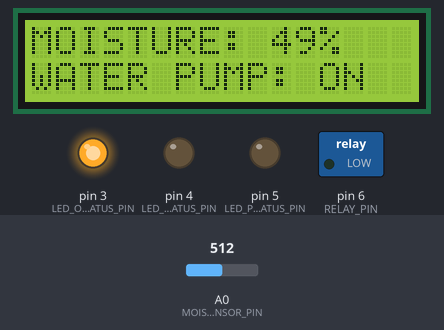
Simulated run of this sketch. Board: Arduino Uno, built with avr-gcc and run on an emulated ATmega328P. On the bench: 16×2 character LCD, switched loads named in the sketch (green lamp = pin HIGH), output pins drawn as LEDs (lit = HIGH). The inputs (shaded band) are chosen by the test bench; at power-on: A0 (MOISTURE_SENSOR_PIN) = 512. Pins used as bus, display or sensor lines are not drawn; what the sketch prints to the serial monitor is not drawn.

Above: at 3.2 s.
3.3 s: A0 (MOISTURE_SENSOR_PIN) set to 492
At 4.3 s:
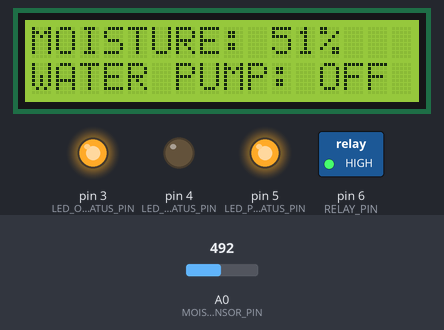
5.0 s: A0 (MOISTURE_SENSOR_PIN) set to 411
At 6.1 s:
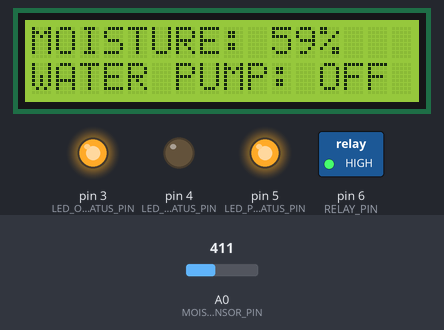
6.6 s: A0 (MOISTURE_SENSOR_PIN) set to 383
At 8.0 s:
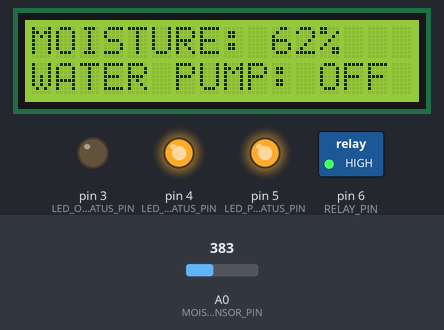
8.3 s: A0 (MOISTURE_SENSOR_PIN) set to 11
At 9.7 s:
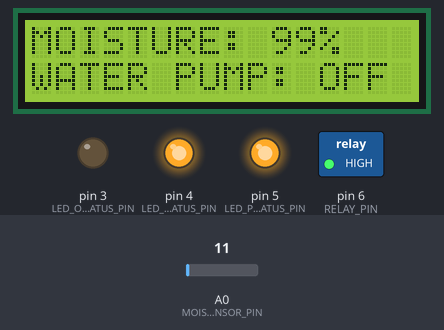
11.3 s: A0 (MOISTURE_SENSOR_PIN) set to 8
At 11.9 s:
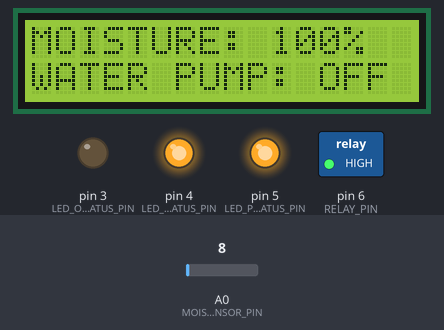
Timing chart, 0 to 14.0 s (numbered marks = the images above; inputs shaded):
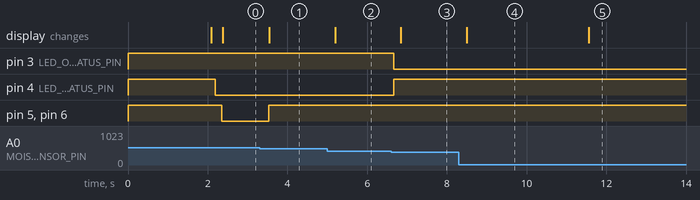

Measured:
- the behaviour switches between 500 and 499 on A0 (MOISTURE_SENSOR_PIN) (found by bisection; images 0 and 1)
- the behaviour switches between 400 and 399 on A0 (MOISTURE_SENSOR_PIN) (found by bisection; images 2 and 3)
- after the input at 3.3 s, pin 5 (LED_PUMP_STATUS_PIN), pin 6 (RELAY_PIN): LOW → HIGH after 0.23 s; the display: changes after 0.25 s (image 1)
- after the input at 5.0 s, the display: changes after 0.20 s (image 2)
- after the input at 6.6 s, pin 3 (LED_OK_STATUS_PIN): HIGH → LOW after 0.06 s; pin 4 (LED_WARNING_STATUS_PIN): LOW → HIGH after 0.06 s; the display: changes after 0.25 s (image 3)
- after the input at 8.3 s, the display: changes after 0.20 s (image 4)
- after the input at 11.3 s, the display: changes after 0.26 s (image 5)

The sketch:

waterpump-project.ino
```cpp
#include "Pins.h"
#include "LCD.h"
#include "Concurrent.h"

void setup()
{
  pinMode(MOISTURE_SENSOR_POWER_PIN, OUTPUT);
  pinMode(RELAY_PIN, OUTPUT);
  pinMode(LED_PUMP_STATUS_PIN, OUTPUT);
  pinMode(LED_WARNING_STATUS_PIN, OUTPUT);
  pinMode(LED_OK_STATUS_PIN, OUTPUT);

  digitalWrite(MOISTURE_SENSOR_POWER_PIN, LOW);

  // Use HIGH to turn off since Digital Pins are active low
  digitalWrite(RELAY_PIN, HIGH);
  digitalWrite(LED_PUMP_STATUS_PIN, HIGH);
  digitalWrite(LED_WARNING_STATUS_PIN, HIGH);
  digitalWrite(LED_OK_STATUS_PIN, HIGH);

  Serial.begin(115200);

  // Initialize LCD
  lcd.init();
  lcd.backlight();

  // Print a message to the LCD.
  lcd.setCursor(4, 0);
  lcd.print("MOISTURE");
  lcd.setCursor(3, 1);
  lcd.print("WATCHER V1");
  delay(2000);

  lcd.clear();
}

void loop()
{
  getMoistureData();
}

void getMoistureData()
{
  int moisture = sensorData();
  int moisturePercentage = 100 - (moisture / 10);

  Serial.println("SOIL MOISTURE: " + String(moisture) + " | " + String(moisturePercentage) + "%");

  moistureStatus(moisturePercentage);
  pumpRunner(moisturePercentage);
  ledStatus(moisturePercentage);
}

int sensorData() {
  digitalWrite(MOISTURE_SENSOR_POWER_PIN, HIGH);  // Turn the sensor ON
  delay(50);                                      // Allow power to settle

  int moisture = analogRead(MOISTURE_SENSOR_PIN); // Read the analog value form sensor

  digitalWrite(MOISTURE_SENSOR_POWER_PIN, LOW);   // Turn the sensor OFF

  return moisture;
}

void moistureStatus(int moisturePercentage) {
  concurrent(200, [moisturePercentage]() {
    lcd.setCursor(0, 0);
    lcd.print("MOISTURE: ");
    lcd.setCursor(10, 0);
    lcd.print("    ");
    lcd.setCursor(10, 0);

    // Display the moisture value using a percentage.
    // The smaller the moisture value, the wetter the soil.
    // If the moisture value is 0, then display 100%, vice versa.
    lcd.print(String(moisturePercentage) + "%");
  });
}

void pumpRunner(int moisturePercentage) {
  concurrent(200, [moisturePercentage]() {
    if (moisturePercentage <= 50) {
      digitalWrite(RELAY_PIN, LOW);
      digitalWrite(LED_PUMP_STATUS_PIN, LOW);
      lcd.setCursor(0, 1);
      lcd.print("WATER PUMP: ON ");
    } else {
      digitalWrite(RELAY_PIN, HIGH);
      digitalWrite(LED_PUMP_STATUS_PIN, HIGH);
      lcd.setCursor(0, 1);
      lcd.print("WATER PUMP: OFF");
    }
  });
}

void ledStatus(int moisturePercentage) {
  concurrent(50, [moisturePercentage]() {
    if (moisturePercentage <= 60) {
      digitalWrite(LED_OK_STATUS_PIN, HIGH);
      digitalWrite(LED_WARNING_STATUS_PIN, LOW);
    } else {
      digitalWrite(LED_OK_STATUS_PIN, LOW);
      digitalWrite(LED_WARNING_STATUS_PIN, HIGH);
    }
  });
}
```

Concurrent.h
```cpp
template <typename Func, typename... Args>

// Make a function concurrent
// Function will be executed every interval (in milliseconds)
void concurrent(unsigned long interval, Func function, Args... args) {
  static unsigned long currentTime = millis();
  if (millis() - currentTime >= interval) {
    currentTime = millis();
    function(args...);
  }
}
```

Pins.h
```cpp
#define MOISTURE_SENSOR_PIN A0
#define MOISTURE_SENSOR_POWER_PIN 7
#define RELAY_PIN 6
#define LED_PUMP_STATUS_PIN 5
#define LED_OK_STATUS_PIN 3
#define LED_WARNING_STATUS_PIN 4
```

LCD.h
```cpp
#include <LiquidCrystal_I2C.h>
LiquidCrystal_I2C lcd(0x27, 16, 2);
```
